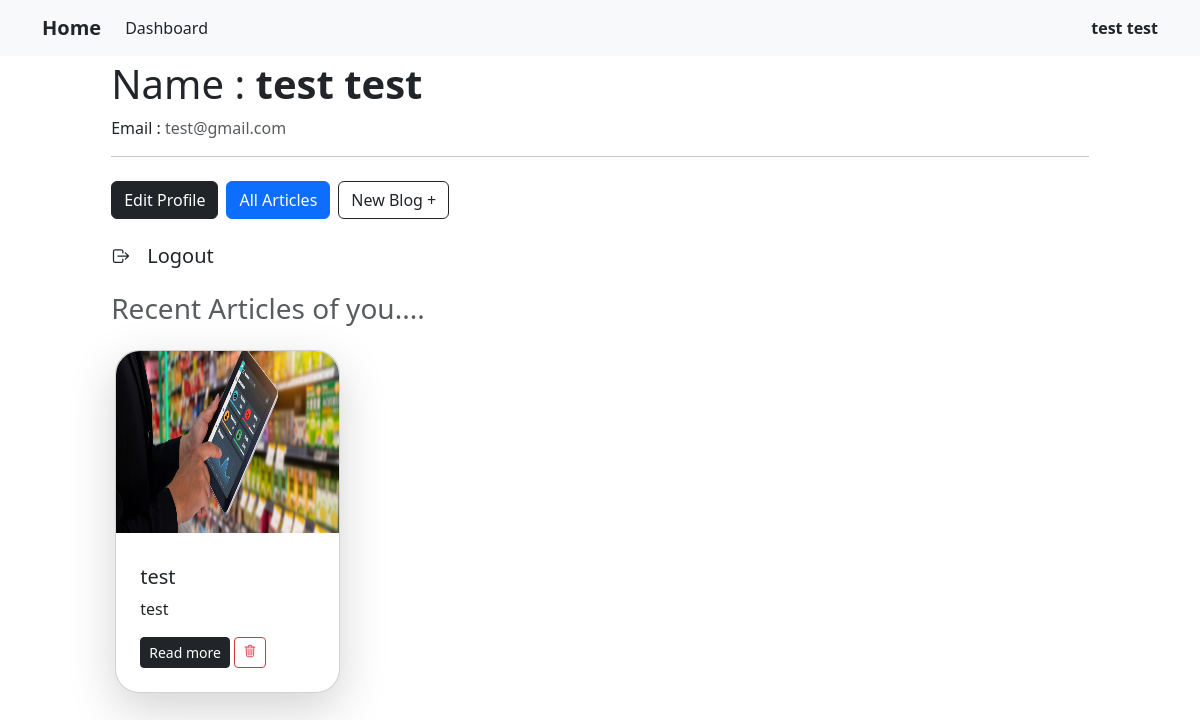
Page /dashboard/ (signed in) on the committed database.
### app/models.py (models this page shows)
class BlogModel(models.Model):
    user = models.ForeignKey(User, on_delete=models.CASCADE)
    title = models.CharField(max_length=100)
    poster = models.ImageField(upload_to="blog_image")
    content = RichTextField()
    slug = AutoSlugField(populate_from='title', unique=True)
    created_date = models.DateTimeField(auto_now_add=True)
    updated_date = models.DateTimeField(auto_now=True)
    author = models.CharField(max_length=100, null=True, blank=True, default="Anonymous author")

### app/views.py (the view)
# urls.py: path('dashboard/', dashboard, name="dashboard"),
@login_required(login_url='/login/')
def dashboard(request):
    data = {
        'blogs': BlogModel.objects.filter(user=request.user),
    }
    return render(request, 'dashboard.html', data)

### templates/dashboard.html (shortened to what this page needs)
{% include 'base.html' %}
{% block content %}
<div class="custom-padd padd-top">
    <section class="mt-5 container-fluid">
        <div class="row">
            <div class="col-lg-12 col-md-10 mx-auto">
                <div class="mb-2">
                    <span class="h1">Name : <b>{{user.first_name}} {{user.last_name}}</b></span>
                    <p class="mt-2">Email : <span class="text-muted">{{user.email}}</span></p>
                    <hr>
                    <p class="d-grid gap-2 d-sm-flex">
                        <a data-toggle="modal" data-target="#exampleModal" data-whatever="@mdo" type="button"
                            class="btn btn-dark my-2">Edit Profile</a>
                        <a href="{% url 'home' %}" class="btn btn-primary my-2">All Articles</a>
                        <a href="{% url 'create_blog' %}" data-toggle="modal" data-target="#exampleModal2"
                            data-whatever="@mdo" type="button" class="btn btn-outline-dark my-2">New Blog + </a>
                    </p>
                </div>
                <div class="decoration-none text-dark">
                    <h5 class="mb-4"><span class="icon"><ion-icon name="log-out-outline"></ion-icon></span><a
                            href="{% url 'logout' %}" class="ms-3 text-decoration-none text-dark">Logout</a></h5>
                </div>
            </div>
        </div>
    </section>
    <h3 class="leftpadd display-7 text-muted mb-4">Recent Articles of you....</h3>
    <div class="px-3 my-3 w-100 padd container-padd">
        <div class="row">
            {% for blog in blogs %}
            <div class="col-md-3 mb-2 text-decoration-none text-dark">
                <div class="card shadow-lg" style="border-radius: 24px 24px">
                    <img src="/media/{{blog.poster}}" alt="" class="card-img-top"
                        style="border-radius: 24px 24px 0px 0px;height: 182px;">
                    <div class="card-body p-4">
                        <h5 class="card-title mt-2">{{blog.title|truncatechars:22}}</h5>
                        <p class="card-text">{{blog.content|striptags|safe|truncatechars:60}}</p>
                        <a href="{% url 'blogdetail' blog.slug %}" class="btn btn-dark btn-sm">Read
                            more</a>
                        <a href="{% url 'delete_blog' blog.slug %}" class="btn btn-outline-danger btn-sm"><ion-icon
                                name="trash-outline"></ion-icon></a>
                    </div>
                </div>
            </div>
            {% endfor %}
        </div>
    </div>
</div>
{% endblock %}

### templates/navbar.html (shortened to what this page needs)
<link href="https://cdn.jsdelivr.net/npm/bootstrap@5.3.3/dist/css/bootstrap.min.css" rel="stylesheet"
>
<nav class="fixed-top text-decoration-none navbar navbar-expand-lg bg-light">
    <div class="container">
        <a class="navbar-brand text-dark fw-bold" href="{% url 'home' %}">Home</a>
        <div class="collapse navbar-collapse" id="navbarSupportedContent">
            <ul class="navbar-nav me-auto mb-2 mb-lg-0">
                <li class="nav-item">
                    <a class="nav-link text-dark" href="{% url 'dashboard' %}">Dashboard</a>
                </li>
            </ul>
            {% if user.is_authenticated %}
            <a href="{% url 'dashboard' %}" class="fw-bold text-decoration-none text-dark"
                type="button">{{user.first_name}} {{user.last_name}}</a>
            {% else %}
            <a href="{% url 'login' %}" class="btn btn-dark" type="button">Login</a>
            {% endif %}
        </div>
    </div>
</nav>

### templates/dashboard.html (style rules this page uses)
.icon { position: relative; top: 3px; }
.leftpadd { padding-left: 12px; }
.custom-padd { padding: 0 6.2rem 0 6.2rem; }
.padd-top { margin-top: 60px; }

### rows in the picture
BlogModel: poster (picture), title "test", content "test"

### other values in the picture
{{ user.first_name }} "test"
{{ user.last_name }} "test"
{{ user.email }} "test@gmail.com"
